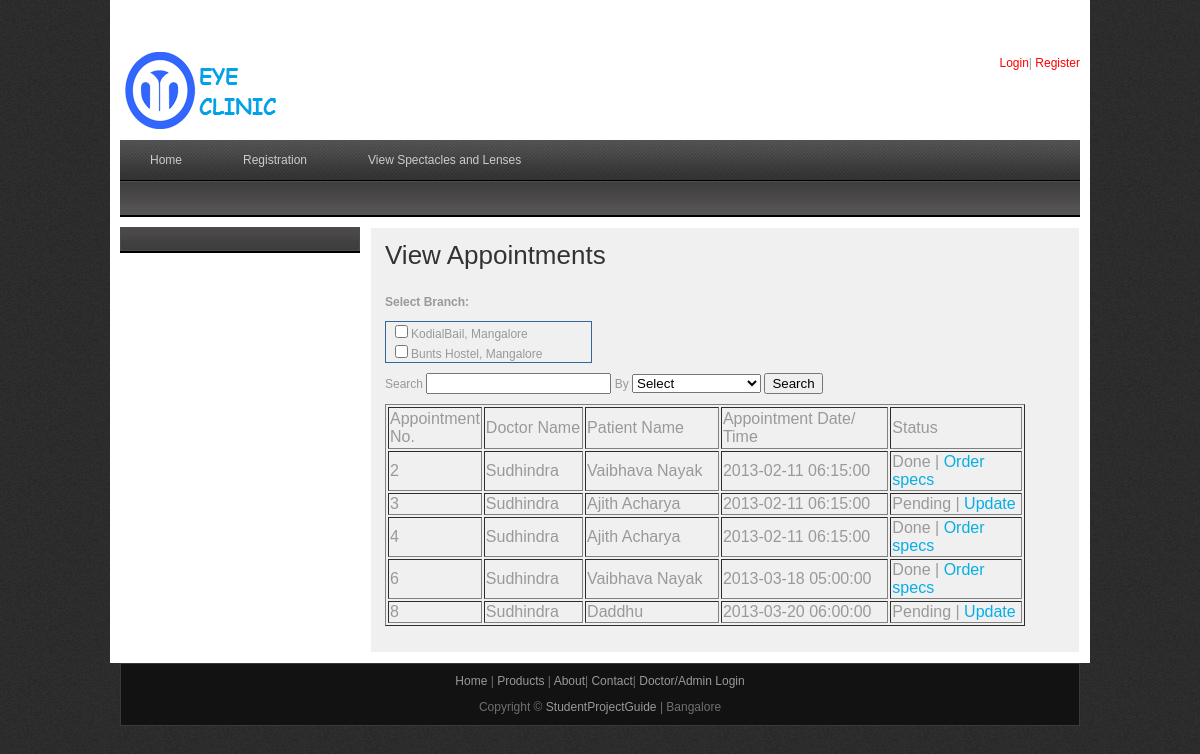
The page /viewappointment.php on the database as committed earlier.
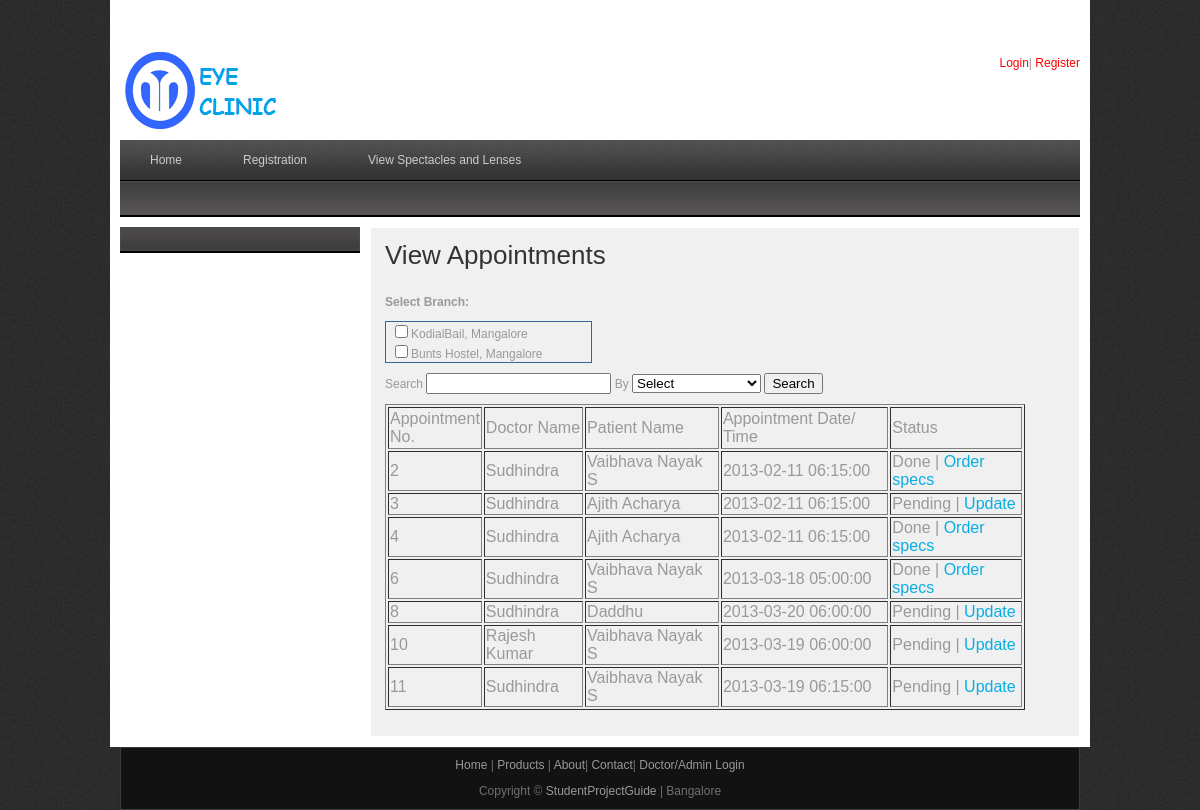
The same page on the database as committed later.
### tables this page shows
CREATE TABLE IF NOT EXISTS `branch` (
  `branch_id` int(10) NOT NULL AUTO_INCREMENT,
  `branch_name` varchar(30) NOT NULL,
  `description` varchar(50) NOT NULL,
  PRIMARY KEY (`branch_id`)
);

CREATE TABLE IF NOT EXISTS `appointment` (
  `app_id` int(10) NOT NULL AUTO_INCREMENT,
  `branch_id` int(10) NOT NULL,
  `pat_id` int(10) NOT NULL,
  `doc_id` int(10) NOT NULL,
  `app_date` date NOT NULL,
  `app_time` time NOT NULL,
  `created_at` datetime NOT NULL,
  `status` varchar(30) NOT NULL,
  PRIMARY KEY (`app_id`)
);

CREATE TABLE IF NOT EXISTS `doctor` (
  `doc_id` int(10) NOT NULL AUTO_INCREMENT,
  `branch_id` int(10) NOT NULL,
  `doc_name` varchar(25) NOT NULL,
  `clinic_name` varchar(25) NOT NULL,
  `email_id` varchar(25) NOT NULL,
  `phone` varchar(25) NOT NULL,
  `mobile` varchar(25) NOT NULL,
  `login_id` varchar(25) NOT NULL,
  `password` varchar(25) NOT NULL,
  `created_at` date NOT NULL,
  `last_login` datetime NOT NULL,
  PRIMARY KEY (`doc_id`)
);

CREATE TABLE IF NOT EXISTS `patient` (
  `pat_id` int(10) NOT NULL AUTO_INCREMENT,
  `admin_id` int(10) NOT NULL,
  `pat_name` varchar(30) NOT NULL,
  `email_id` varchar(25) NOT NULL,
  `password` varchar(25) NOT NULL,
  `dob` date NOT NULL,
  `gender` varchar(10) NOT NULL,
  `address` varchar(50) NOT NULL,
  `contact` varchar(25) NOT NULL,
  `created_at` date NOT NULL,
  PRIMARY KEY (`pat_id`)
);

### viewappointment.php (the view, shortened to what this page needs)
<?php
include("includes/header.php");
include("includes/conn.php");
if(isset($_POST[search]))
{
	if($_POST[group2] == "Doctor Name")
	{
	$bquery1 = "SELECT * FROM  doctor WHERE  doc_name LIKE  '%$_POST[lol]%' AND ".$brquery;
	$result1 = mysqli_query($con,$bquery1);
	$bquery = "SELECT * FROM  appointment WHERE  doc_name LIKE  '%$result1[0]%'";
	$result = mysqli_query($con,$bquery);
	}
	else if($_POST[group2] == "Patient Name")
	{
	$bquery = "SELECT * FROM  appointment WHERE pat_name=  '$_POST[lol]' AND ".$brquery;
	$result = mysqli_query($con,$bquery);
	}
	else if($_POST[group2] == "Patient ID")
	{
	$bquery = "SELECT * FROM  appointment WHERE pat_id=  '$_POST[lol]' AND ".$brquery;
	$result = mysqli_query($con,$bquery);
	}
	else if($_POST[group2] == "Appointment Date")
	{
	$bquery = "SELECT * FROM  appointment WHERE  app_date=  '$_POST[lol]' AND ".$brquery;
	$result = mysqli_query($con,$bquery);
	}
}
else
{
	$result = mysqli_query($con,"SELECT * FROM appointment");
}
$resbranch = mysqli_query($con,"select * from branch");
?>
    <div id="templatemo_main">
   		<div id="sidebar" class="float_l">
        	<div class="sidebar_box"><span class="bottom"></span>
            </div>
   		</div>
        <div id="content" class="float_r">
          <h2>View Appointments
            </h2>
            <form id="form1" name="form1" method="post" action="" onSubmit="return validation()" >
            <p>
              <label for="patname"><strong>Select Branch:</strong></label>
<div style="overflow:auto;width:200px;height:40px;border:1px solid #336699;padding-left:5px">
<?php
while($rows = mysqli_fetch_array($resbranch))
			{
echo "<input type='checkbox' name='group[]' id='group[]'  value='$rows[branch_id]'>$rows[branch_name]<br>";
			}
?>
</div>
            </p>
            <p>
              <label for="lol">Search
                <input type="text" name="lol" id="lol" />
              </label>
              <label for="group2">By</label>
<select name="group2" id="group2">
				<option value="">Select</option>
</select>
              <input type="submit" name="search" id="search" value="Search" />
            </p>
            <table width="640" border="1">
<tr>
  <td width="82" height="42">Appointment No.</td>
                <td width="96">Doctor Name</td>
                <td width="132">Patient Name</td>
                <td width="166">Appointment Date/ Time</td>
                <td width="130">Status</td>
          </tr>
              <?php
           	while($row = mysqli_fetch_array($result))
  {
  $retpat =mysqli_query($con,"SELECT * FROM patient WHERE pat_id= '$row[pat_id]'");
  $patrec = mysqli_fetch_array($retpat);
	$retdoc =mysqli_query($con,"SELECT * FROM doctor WHERE doc_id= '$row[doc_id]'");
  $docrec = mysqli_fetch_array($retdoc);
  echo "<tr>";
  echo "<td>" . $row['app_id'] . "</td>";
  echo "<td>" . $docrec['doc_name'] . "</td>";
  echo "<td>" . $patrec['pat_name'] . "</td>";
  echo "<td>" . $row['app_date']. " ". $row['app_time'] . "</td>";
   echo "<td>";
   if($row['status'] == "pending")
   {
	   echo "Pending | <a href='test.php?appid=$row[app_id]'>Update</a>";
   }
   else
   {
	   	$rettests =mysqli_query($con,"SELECT * FROM test WHERE app_id= '$row[app_id]'");
  $rectests = mysqli_fetch_array($rettests);
	   echo "Done | <a href='products.php?appid=$row[app_id]&patid=$row[pat_id]&testids=$rectests[test_id]'>Order specs</a>";
   }
 echo "  </td>";
  echo "</tr>";
  }
?>
          </table>
          </form>
</div>
  </div>
    </div>
    <?php
include("includes/footer.php");
?>

### includes/header.php (shortened to what this page needs)
<html>
<head>
<link href="css/templatemo_style.css" rel="stylesheet" type="text/css" />
<link rel="stylesheet" type="text/css" href="css/ddsmoothmenu.css" />
<link rel="stylesheet" type="text/css" media="all" href="css/jquery.dualSlider.0.2.css" />
</head>
<body>
<div id="templatemo_wrapper">
	<div id="templatemo_header">
    	<div id="site_title">
        	<h1><a href="index.php">Online Eye Clinic</a></h1>
        </div>
  <div id="header_right">
	<?php
				if($_SESSION["logtype"] =="Patient")
				{
	?>
        	<strong><a href="updatepatient.php" style="color: red;">Profile</a></strong>|
	        <strong><a href="logout.php" style="color: red;">Logout</a></strong>
	<?php
				}
				else
				{
	?>
        	<strong><a href="login.php" style="color: red;">Login</a></strong>|
	        <strong><a href="register.php" style="color: red;">Register</a></strong>
	<?php
				}
	?>
  </div>
    </div>
    <div id="templatemo_menu">
    	<div id="top_nav" class="ddsmoothmenu">
            <ul>
                <?php
				if($_SESSION["logtype"] =="Doctor")
				{
				?>
                 <li><a href="dochome.php"  >Doctor's Home</a></li>
                  <li><a href="#">Patient records</a>
            	    	 <ul>
                         <li><a href="viewpatient.php">View Patient</a></li>
                          <li><a href="addpatient.php">Add patient</a></li>
                        <li><a href="viewappointment.php">View appointments</a></li>
        	          </ul>
                </li>
              	<?php
				}
				else if($_SESSION["logtype"] =="Patient")
				{
				?>
                 <li><a href="patienthome.php">Patient's Home</a></li>
                 <li><a href="setappointment.php">Book An Eye Test</a></li>
              	<?php
				}
				else
				{
				?>
                <li><a href="index.php">Home</a></li>
                <li><a href="register.php">Registration</a>
                <li><a href="products.php">View Spectacles and Lenses</a></li>
                <?php
				}
				?>
            </ul>
        </div>
    </div>

### includes/footer.php
<center>
    <div id="templatemo_footer">
    	<p>
			 <?php
				if($_SESSION["logtype"] =="Doctor")
				{
				?>
                 <a href="dochome.php"  >Doctor's Home</a>
              	<?php
				}
				else if($_SESSION["logtype"] =="Administrator")
				{
				?>
                 <a href="adminhome.php" >Admin's Home</a>
                  	<?php
				}
				else if($_SESSION["logtype"] =="Patient")
				{
				?>
                <a href="patienthome.php"  >Patient's Home</a>
              	<?php
				}
				else
				{
				?>
               <a href="index.php"  >Home</a>
                <?php
				}
				?> | <a href="products.php">Products</a> | <a href="about.html">About</a>| <a href="contact.php">Contact</a>| <a href="doclogin.php">
            Doctor/Admin Login</a>
		</p>
    	Copyright © <a href="https://www.studentprojectguide.com">StudentProjectGuide</a> | Bangalore
</div>
</center>
</body>
</html>

### css/templatemo_style.css (style rules this page uses)
body { margin: 0; padding: 0; color: #999; font-family: Tahoma, Geneva, sans-serif; font-size: 12px; line-height: 1.4em; background-color: #2e2e2e; background-repeat: repeat; background-image: url(../images/templatemo_body.jpg) }
a, a:link, a:visited { color: #08aee3; font-weight: normal; text-decoration: none; }
p { margin: 0 0 10px 0; padding: 0; }
h1, h2, h3, h4, h5, h6 { color: #333; font-weight: normal; }
h1 { font-size: 30px; margin: 0 0 30px; padding: 5px 0; }
h2 { font-size: 26px; margin: 0 0 25px; padding: 5px 0; }
.float_l { float: left }
.float_r { float: right }
#templatemo_wrapper { width: 960px; margin: 0 auto; padding: 0 10px 10px; background-color:#FFF; }
#templatemo_header { width: 100%; padding: 50px 0 10px; }
#templatemo_menu { width: 100%; height: 77px; margin-bottom: 10px; background: url(../images/templatemo_menu.jpg) repeat-x }
#templatemo_main { width: 100%; margin-bottom: 10px; }
#content { width: 680px; background: #f0f0f0; border: 1px solid #fff; padding: 14px; }
#sidebar { width: 240px }
#templatemo_footer { width: 920px; text-align: center; padding: 9px 19px; background: #121212; border: 1px solid #3a3a3a }
#site_title { float: left; }
#site_title h1 { margin: 0; padding: 0; }
#site_title h1 a { display: block; width: 210px; height: 80px; font-size: 12px; text-indent: -10000px; color: #999; text-align: left; background: url(../images/o1.png) no-repeat top left; }
#header_right { float: right; margin-top: 5px; }
#header_right a { color: #ccc; }
.sidebar_box { position: relative; background: #4c4a4a; margin-bottom: 36px; }
.sidebar_box span.bottom { position: absolute; bottom: -26px; left: 0; width: 240px; height: 26px; background: url(../images/templatemo_sidebar_bottom.jpg) }
#templatemo_footer { color: #707070; }
#templatemo_footer a { color: #999; }

### css/ddsmoothmenu.css (style rules this page uses)
.ddsmoothmenu ul { z-index:100; margin: 0; padding: 0; list-style-type: none; }
.ddsmoothmenu ul li { position: relative; display: inline; float: left; }
.ddsmoothmenu ul li a { display: block; padding: 0 30px; height: 40px; line-height: 40px; margin-right: 1px; font-size: 12px; color: #ccc; text-decoration: none; outline: none; text-align: center; background: url(images/templatemo_menu_divider.png) right center no-repeat }

Rows that differ between the two databases and show on the page:
changed through a linked row, appointment id 2: pat.pat_name "Vaibhava Nayak" → "Vaibhava Nayak S"
changed through a linked row, appointment id 6: pat.pat_name "Vaibhava Nayak" → "Vaibhava Nayak S"
added appointment: app_id "10", doc.doc_name "Rajesh Kumar", pat.pat_name "Vaibhava Nayak S", app_date "2013-03-19", app_time "06:00:00"
added appointment: app_id "11", doc.doc_name "Sudhindra", pat.pat_name "Vaibhava Nayak S", app_date "2013-03-19", app_time "06:15:00"
